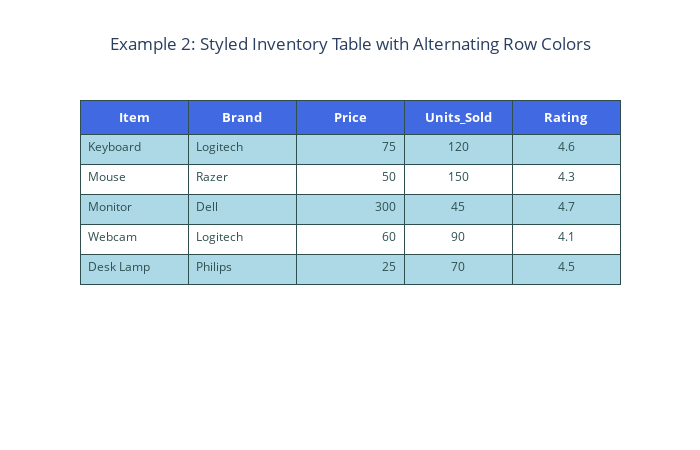

The cell this chart's notebook holds for it:
### Code cell
# Create a styled table
fig2 = go.Figure(
    data=[
        go.Table(
            header=dict(
                values=[f"<b>{col}</b>" for col in df_ex2.columns],  # Bold header text
                line_color="darkslategray",  # Line color for header
                fill_color="royalblue",  # Royal blue header background
                align="center",
                font=dict(color="white", size=13),  # White header font
            ),
            cells=dict(
                values=[df_ex2[col] for col in df_ex2.columns],
                line_color="darkslategray",  # Line color for cells
                # Alternating row colors for better readability
                fill_color=[["lightblue", "white"] * (len(df_ex2) // 2 + 1)],
                align=[
                    "left",
                    "left",
                    "right",
                    "center",
                    "center",
                ],  # Custom alignment per column
                font=dict(color="darkslategray", size=12),
                height=30,  # Set cell height
            ),
        )
    ]
)

fig2.update_layout(
    title_text="Example 2: Styled Inventory Table with Alternating Row Colors",
    title_x=0.5,
    width=700,  # Adjust table width
    height=450,  # Adjust table height
)
fig2.show()

### Figure 1 — Plotly figure (JSON) as saved in the notebook; plotly's stock layout.template omitted (floating-point values rounded to 4 significant figures)
{"data": [{"cells": {"align": ["left", "left", "right", "center", "center"], "fill": {"color": [["lightblue", "white", "lightblue", "white", "lightblue", "white"]]}, "font": {"color": "darkslategray", "size": 12}, "height": 30, "line": {"color": "darkslategray"}, "values": [["Keyboard", "Mouse", "Monitor", "Webcam", "Desk Lamp"], ["Logitech", "Razer", "Dell", "Logitech", "Philips"], [75, 50, 300, 60, 25], [120, 150, 45, 90, 70], [4.6, 4.3, 4.7, 4.1, 4.5]]}, "header": {"align": "center", "fill": {"color": "royalblue"}, "font": {"color": "white", "size": 13}, "line": {"color": "darkslategray"}, "values": ["<b>Item</b>", "<b>Brand</b>", "<b>Price</b>", "<b>Units_Sold</b>", "<b>Rating</b>"]}, "type": "table"}], "layout": {"height": 450, "title": {"text": "Example 2: Styled Inventory Table with Alternating Row Colors", "x": 0.5}, "width": 700}}
